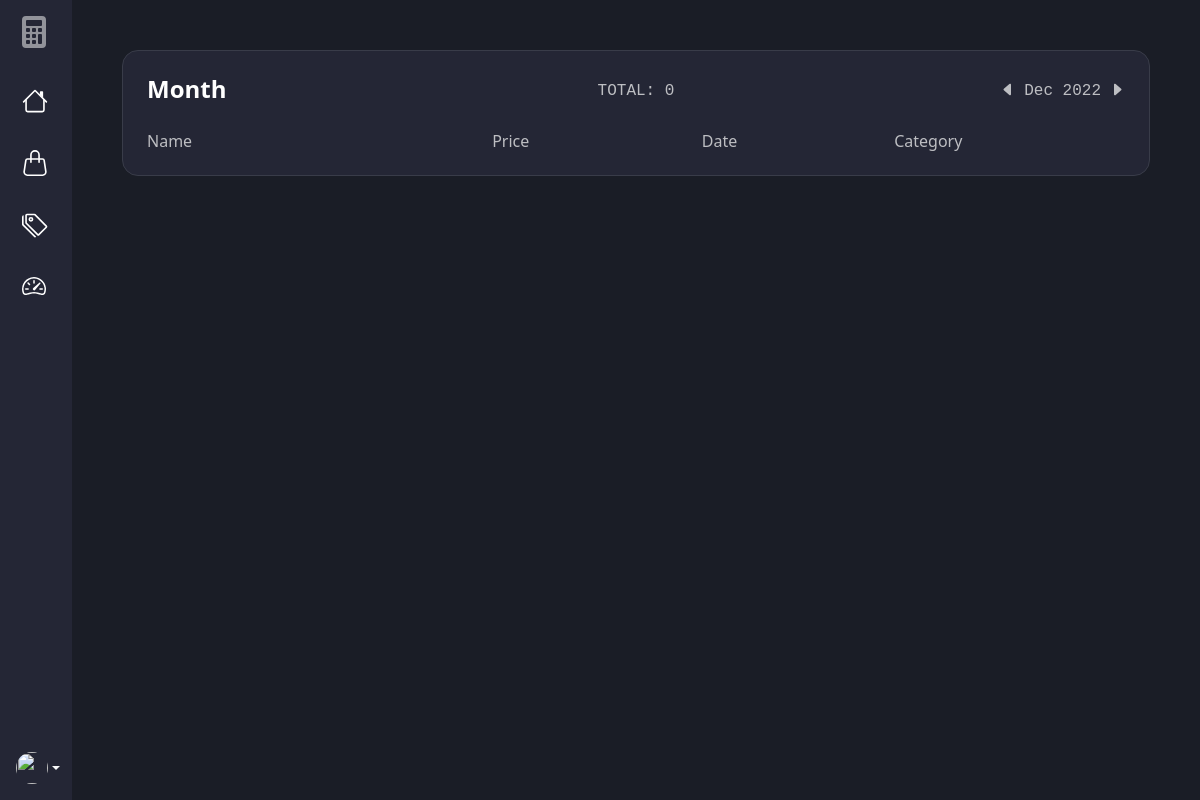
The app's page /total/month/show/, older data.
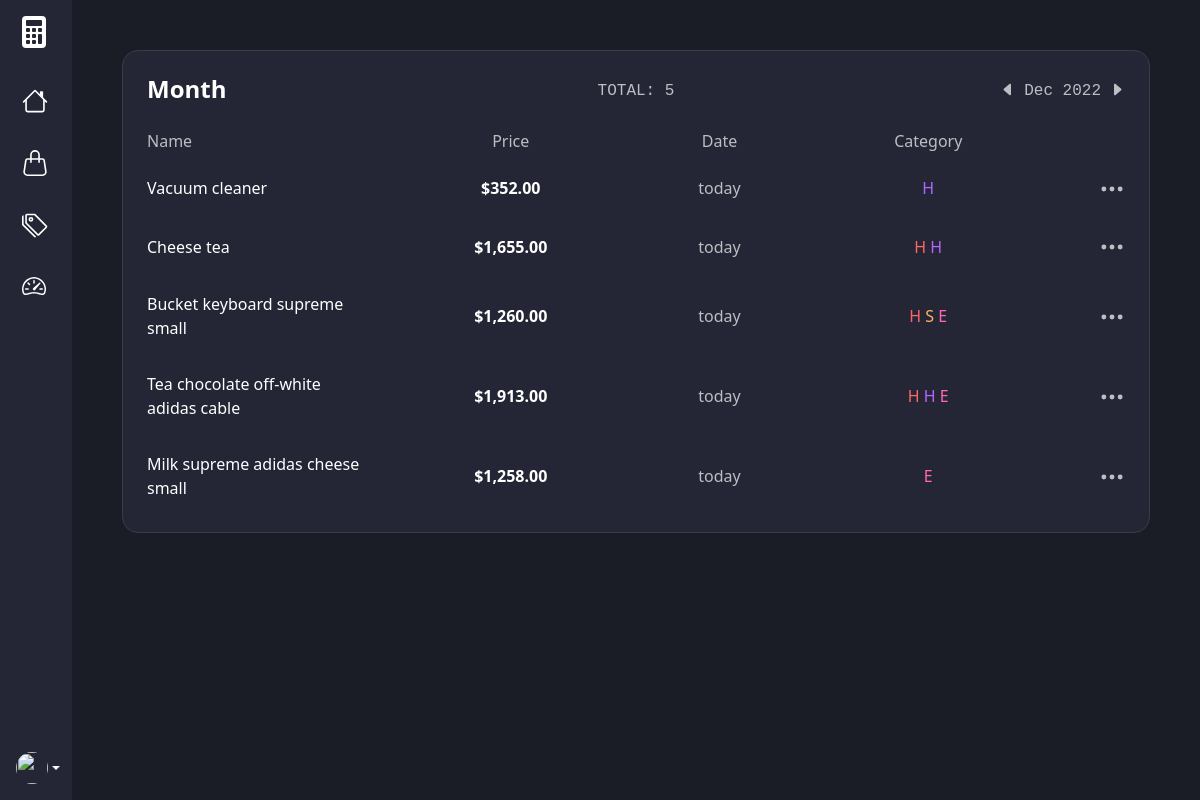
The same page, newer data.
### expenses/models.py (models this page shows, shortened)
class Expense(models.Model):
    user = models.ForeignKey(User, on_delete=models.CASCADE, blank=True, null=True)
    name = models.CharField(max_length=100)
    price = models.DecimalField(max_digits=12, decimal_places=2)
    category = models.ManyToManyField(
        Category, related_name='category', blank=True)
    created = models.DateTimeField(auto_now_add=True)
    class Meta:
        ordering = ['user', '-created']

class Category(models.Model):
    user = models.ForeignKey(User, on_delete=models.CASCADE, blank=True, null=True)
    name = models.CharField(max_length=100)
    color = models.CharField(max_length=7, default='#1c8efb')
    created = models.DateTimeField(auto_now_add=True)
    def __str__(self):
        return self.name
    class Meta:
        ordering = ['user', '-created']

### expenses/views.py (the view, shortened to what this page needs)
# urls.py: path('total/<str:period>/<str:action>/', views.expenses_date_filter, name='expenses-date-filter'),
def expenses_date_filter(request, period, action):
    year, month, day, week_start, week_end = '', '', '', '', ''
    _YEARS = [2020, 2021, 2022]
    _MONTHNAMES = ["Jan", "Feb", "Mar", "Apr", "May", "Jun",
                   "Jul", "Aug", "Sep", "Oct", "Nov", "Dec"]
    today = datetime.combine(date.today(), time(0, 0, 0))
    week = timedelta(minutes=60*24*7)
    categories = Category.objects.all()
    if period == 'year':
        year = today.year
        expenses = Expense.objects.filter(created__year=year)
    elif period == 'month':
        month = today.month
        year = today.year
        expenses = Expense.objects.filter(
            created__month=month, created__year=year)
        month = _MONTHNAMES[month - 1]
    elif period == 'week':
        week_start = today - week
        week_end = today
        expenses = Expense.objects.filter(created__gte=week_start)
    if action != 'show':
        htmx = True
        if period == 'year':
            year = int(request.GET.get('year'))
            if action == 'previous':
                if year > _YEARS[0]:
                    year -= 1
            elif action == 'next':
                if year < _YEARS[-1]:
                    year += 1
            expenses = Expense.objects.filter(created__year=year)
            year = year
        elif period == 'month':
            month = int(_MONTHNAMES.index(request.GET.get('month'))) + 1
            year = int(request.GET.get('year'))
            if action == 'previous':
                if year == _YEARS[0] and month == 1:
                    pass
                else:
                    month -= 1
                    if month == 0:
                        year -= 1
            elif action == 'next':
                if year == _YEARS[-1] and month == 12:
                    pass
                else:
                    if month == 12:
                        month = 1
                        year += 1
                    else:
                        month += 1
            expenses = Expense.objects.filter(
                created__month=month, created__year=year)
            month = _MONTHNAMES[month - 1]
            year = year
        elif period == 'week':
            week_start = request.GET.get('week_start')
            week_end = request.GET.get('week_end')
            week_start_year = int(week_start.rstrip(', midnight')[-4:])
            week_start_month = int(_MONTHNAMES.index(week_start[:3])) + 1
            week_start_day = int(week_start.split()[1].rstrip(','))
            week_start = datetime(
                week_start_year, week_start_month, week_start_day)
            week_end_year = int(week_end.rstrip(', midnight')[-4:])
            week_end_month = int(_MONTHNAMES.index(week_end[:3])) + 1
            week_end_day = int(week_end.split()[1].rstrip(','))
            week_end = datetime(week_end_year, week_end_month, week_end_day)
            if action == 'previous':
                week_start = week_start - week
                week_end = week_end - week
                if week_start.year < _YEARS[0]:
                    week_start = week_start + week
                    week_end = week_end + week
            elif action == 'next':
                if week_end < today:
                    week_start = week_start + week
                    week_end = week_end + week
            expenses = Expense.objects.filter(
                created__gte=week_start, created__lte=week_end)
        elif period == 'day':
            day = int(request.GET.get('day'))
            month = int(_MONTHNAMES.index(request.GET.get('month'))) + 1
            year = int(request.GET.get('year'))
            if action == 'previous':
                if day > 1:
                    day -= 1
            elif action == 'next':
                try:
                    datetime(year, month, day + 1)
                    day += 1
                except:
                    day = day
            expenses = Expense.objects.filter(created__day=day,
                created__month=month, created__year=year)
            day = f'0{day}' if len(str(day)) == 1 else day
            month = _MONTHNAMES[month - 1]
    else:
        htmx = False
    paginator = Paginator(expenses, 10)
    page_number = request.GET.get('page', 1)
    page_obj = paginator.get_page(page_number)
    context = {
        'expenses': page_obj,
        'categories': categories,
        'expenses_length': len(expenses),
        'period': period,
        'year': year,
        'month': month,
        'day': day,
        'week_start': week_start,
        'week_end': week_end,
        'years': _YEARS,
        'months': _MONTHNAMES,
    }
    if request.GET.get('load-more') == 'True':
        return render(request, 'expenses/expenses-card-rows.html', context)
    if htmx == True:
        return render(request, 'expenses/expenses-card.html', context)
    else:
        return render(request, 'expenses/total-period.html', context)

### expenses/templates/expenses/total-period.html (shortened to what this page needs)
{% extends 'expenses/base.html' %}
{% block content %}
<div class="container-fluid">
    {% include 'expenses/expenses-card.html' %}
</div>
{% endblock content %}

### expenses/templates/expenses/expenses-card-rows.html (shortened to what this page needs)
{% load humanize %}
{% for expense in expenses %}
<div class="row py-3 align-items-center justify-content-between table-row">
    <div class="col-6 col-sm-3 col-md-3">
        <p class="my-0">{{ expense.name }}</p>
    </div>
    <div class="col-6 col-sm-3 col-md-3 text-center">
        <p class="my-0 fw-semibold">${{ expense.price|intcomma }}</p>
    </div>
    <div class="col-6 col-sm-2 col-md-2 text-center">
        <p class="my-0 text-second">{{ expense.created|naturalday:"M. d, Y" }}</p>
    </div>
    <div class="col-6 col-sm-3 col-md-3 text-center">
        {% for category in expense.category.all %}
        <a style="color: {{ category.color }};" class="text-second-link"
            id="category-opened{{ category.pk }}{{ expense.pk }}"
            onclick="categoryShow({{ category.pk }}, {{ expense.pk }})"> {{ category.name|first }} </a>
        {% endfor %}
    </div>
    <div class="col-6 col-sm-1 col-md-1 text-end">
        <div class="dropdown">
            <a href="#" class="text-second-link" data-bs-toggle="dropdown">
                <svg xmlns="http://www.w3.org/2000/svg" width="26" height="26" fill="currentColor"
                    class="bi bi-three-dots" viewBox="0 0 16 16">
                    <path
                        d="M3 9.5a1.5 1.5 0 1 1 0-3 1.5 1.5 0 0 1 0 3zm5 0a1.5 1.5 0 1 1 0-3 1.5 1.5 0 0 1 0 3zm5 0a1.5 1.5 0 1 1 0-3 1.5 1.5 0 0 1 0 3z" />
                </svg>
            </a>
        </div>
    </div>
</div>
{% endfor %}

Row changes from the older to the newer data that the page shows:
now on this page (row edited): Expense: name "Vacuum cleaner", price "352.00", created "today"
now on this page (row unchanged): Category: name|first "H"
now on this page (row edited): Expense: name "Cheese tea", price "1,655.00", created "today"
now on this page (row unchanged): Category: name|first "H"
now on this page (row edited): Expense: name "Bucket keyboard supreme small", price "1,260.00", created "today"
now on this page (row unchanged): Category: name|first "S", shown under "Bucket keyboard supreme small"
now on this page (row unchanged): Category: name|first "E"
now on this page (row edited): Expense: name "Tea chocolate off-white adidas cable", price "1,913.00", created "today"
now on this page (row edited): Expense: name "Milk supreme adidas cheese small", price "1,258.00", created "today"
Text that changed along with them:
{{ expenses_length }}: "0" → "5"
